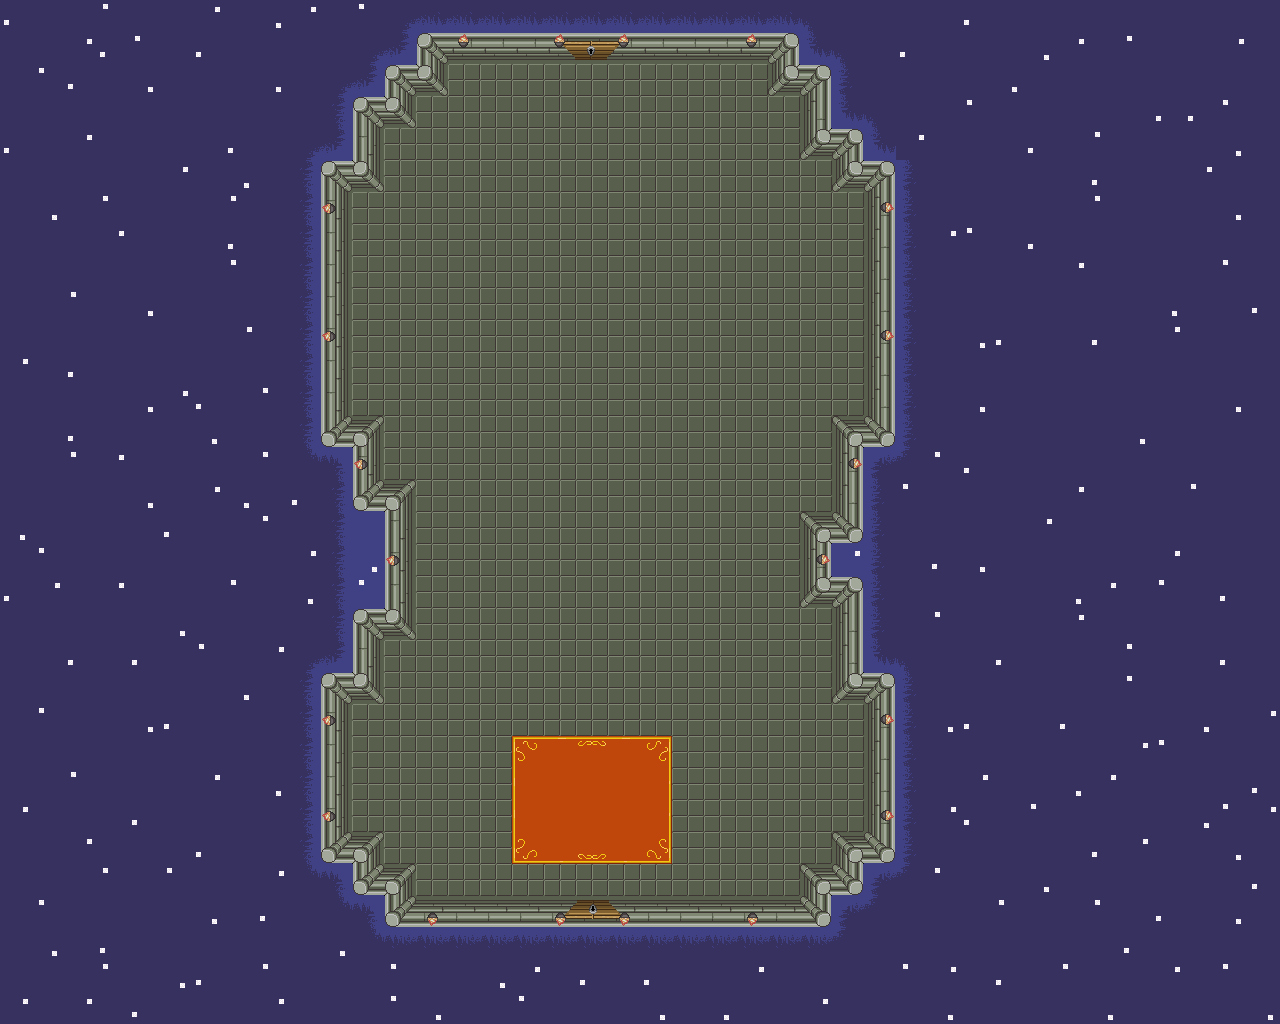

Rendered tile map (Tiled .tmx) drawn with the repository's tilesets; below, a short description and the map source with its tile grids summarised:
An orthogonal 40x32 tile map with 32x32 px tiles, 5 tile layers (Fundo est, Piso, Fundo, Porta, ...), 4 tilesets and 28 objects (23x Parede, Porta_X, Porta_I, Player, XII, ...).

<map version="1.10" tiledversion="1.10.2" orientation="orthogonal" renderorder="right-down" width="40" height="32" tilewidth="32" tileheight="32" infinite="0" nextlayerid="10" nextobjectid="30">
 <tileset firstgid="1" source="Fundo.tsx" />
 <tileset firstgid="53" source="tileset_complet.tsx" />
 <tileset firstgid="134" source="Fundo_anm.tsx" />
 <tileset firstgid="186" source="tileset_complet_anm.tsx" />
 <objectgroup id="6" name="Paredes">
  <object id="1" name="Parede" x="416" y="32" width="384" height="32">
   <properties>
    <property name="Collision" type="bool" value="true" />
   </properties>
  </object>
  <object id="2" name="Parede" x="768" y="64" width="64" height="32">
   <properties>
    <property name="Collision" type="bool" value="true" />
   </properties>
  </object>
  <object id="3" name="Parede" x="800" y="96" width="32" height="64">
   <properties>
    <property name="Collision" type="bool" value="true" />
   </properties>
  </object>
  <object id="4" name="Parede" x="832" y="128" width="32" height="64">
   <properties>
    <property name="Collision" type="bool" value="true" />
   </properties>
  </object>
  <object id="5" name="Parede" x="864" y="160" width="32" height="288">
   <properties>
    <property name="Collision" type="bool" value="true" />
   </properties>
  </object>
  <object id="6" name="Parede" x="832" y="416" width="32" height="128">
   <properties>
    <property name="Collision" type="bool" value="true" />
   </properties>
  </object>
  <object id="7" name="Parede" x="800" y="512" width="32" height="96">
   <properties>
    <property name="Collision" type="bool" value="true" />
   </properties>
  </object>
  <object id="8" name="Parede" x="832" y="576" width="32" height="128">
   <properties>
    <property name="Collision" type="bool" value="true" />
   </properties>
  </object>
  <object id="9" name="Parede" x="864" y="672" width="32" height="192">
   <properties>
    <property name="Collision" type="bool" value="true" />
   </properties>
  </object>
  <object id="10" name="Parede" x="832" y="832" width="32" height="64">
   <properties>
    <property name="Collision" type="bool" value="true" />
   </properties>
  </object>
  <object id="11" name="Parede" x="800" y="864" width="32" height="64">
   <properties>
    <property name="Collision" type="bool" value="true" />
   </properties>
  </object>
  <object id="12" name="Parede" x="384" y="896" width="416" height="32">
   <properties>
    <property name="Collision" type="bool" value="true" />
   </properties>
  </object>
  <object id="13" name="Parede" x="352" y="864" width="64" height="32">
   <properties>
    <property name="Collision" type="bool" value="true" />
   </properties>
  </object>
  <object id="14" name="Parede" x="320" y="832" width="64" height="32">
   <properties>
    <property name="Collision" type="bool" value="true" />
   </properties>
  </object>
  <object id="15" name="Parede" x="320" y="672" width="32" height="160">
   <properties>
    <property name="Collision" type="bool" value="true" />
   </properties>
  </object>
  <object id="16" name="Parede" x="352" y="608" width="32" height="96">
   <properties>
    <property name="Collision" type="bool" value="true" />
   </properties>
  </object>
  <object id="17" name="Parede" x="384" y="480" width="32" height="160">
   <properties>
    <property name="Collision" type="bool" value="true" />
   </properties>
  </object>
  <object id="18" name="Parede" x="352" y="416" width="32" height="96">
   <properties>
    <property name="Collision" type="bool" value="true" />
   </properties>
  </object>
  <object id="19" name="Parede" x="320" y="160" width="32" height="288">
   <properties>
    <property name="Collision" type="bool" value="true" />
   </properties>
  </object>
  <object id="20" name="Parede" x="352" y="96" width="32" height="96">
   <properties>
    <property name="Collision" type="bool" value="true" />
   </properties>
  </object>
  <object id="21" name="Parede" x="384" y="64" width="32" height="64">
   <properties>
    <property name="Collision" type="bool" value="true" />
   </properties>
  </object>
  <object id="22" name="Parede" x="416" y="64" width="32" height="32">
   <properties>
    <property name="Collision" type="bool" value="true" />
   </properties>
  </object>
  <object id="28" name="Parede" x="576" y="128" width="32" height="64">
   <properties>
    <property name="Collision" type="bool" value="true" />
   </properties>
  </object>
 </objectgroup>
 <objectgroup id="7" name="Portas">
  <object id="23" name="Porta_X" x="544" y="32" width="96" height="128">
   <properties>
    <property name="porta" type="bool" value="true" />
   </properties>
  </object>
  <object id="25" name="Porta_I" x="544" y="864" width="96" height="64">
   <properties>
    <property name="porta" type="bool" value="true" />
   </properties>
  </object>
 </objectgroup>
 <objectgroup id="8" name="Pontos">
  <object id="26" name="Player" x="595.164" y="837.14">
   <point />
  </object>
  <object id="27" name="XII" x="592.72" y="191.87">
   <point />
  </object>
 </objectgroup>
 <objectgroup id="9" name="Inimigos">
  <object id="29" name="Inimigo XII" x="512" y="32" width="160" height="224">
   <properties>
    <property name="Interagir" type="bool" value="true" />
   </properties>
  </object>
 </objectgroup>
 <layer id="1" name="Fundo est" width="40" height="32">
  <data>[1280 cells, 1280 non-empty, 1 distinct tile ids]</data>
 </layer>
 <layer id="2" name="Piso" width="40" height="32">
  <data>[1280 cells, 1280 non-empty, 15 distinct tile ids]</data>
 </layer>
 <layer id="3" name="Fundo" width="40" height="32">
  <data>[1280 cells, 289 non-empty, 5 distinct tile ids]</data>
 </layer>
 <layer id="4" name="Porta" width="40" height="32">
  <data>[1280 cells, 26 non-empty, 12 distinct tile ids]</data>
 </layer>
 <layer id="5" name="Tocha" width="40" height="32">
  <data>[1280 cells, 20 non-empty, 1 distinct tile ids]</data>
 </layer>
</map>
